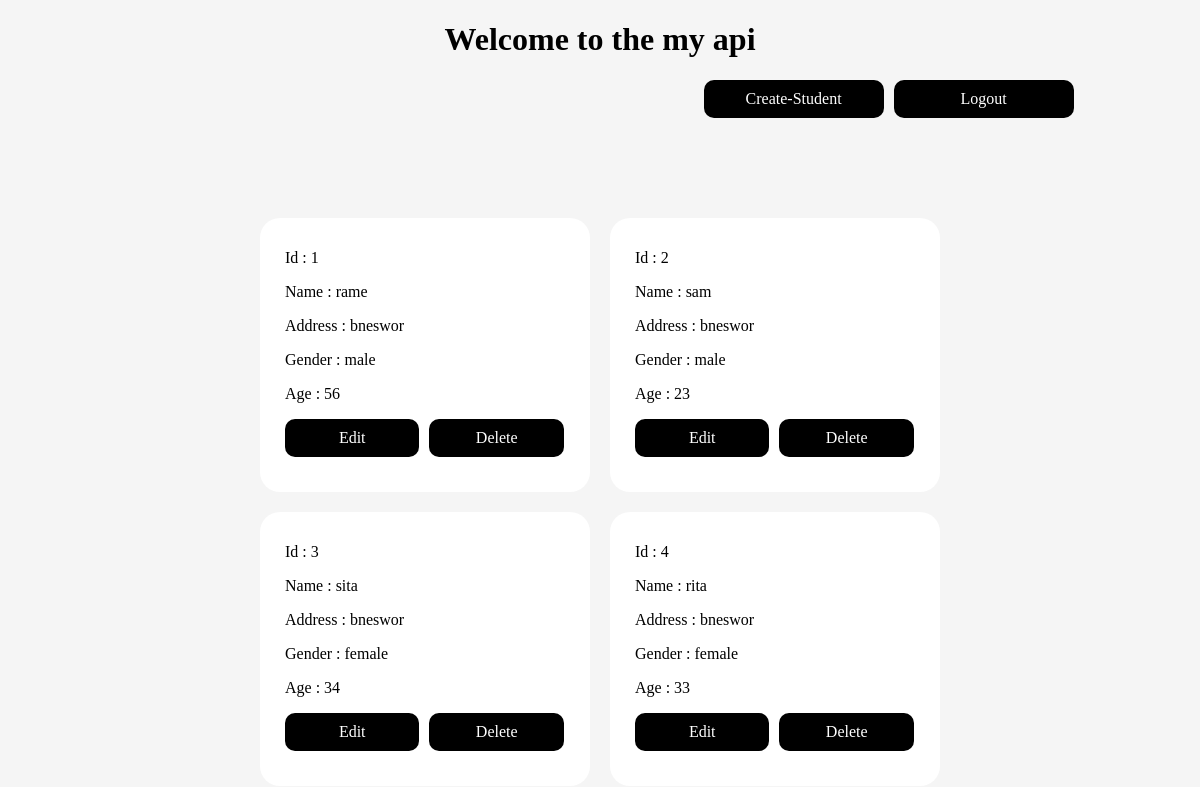
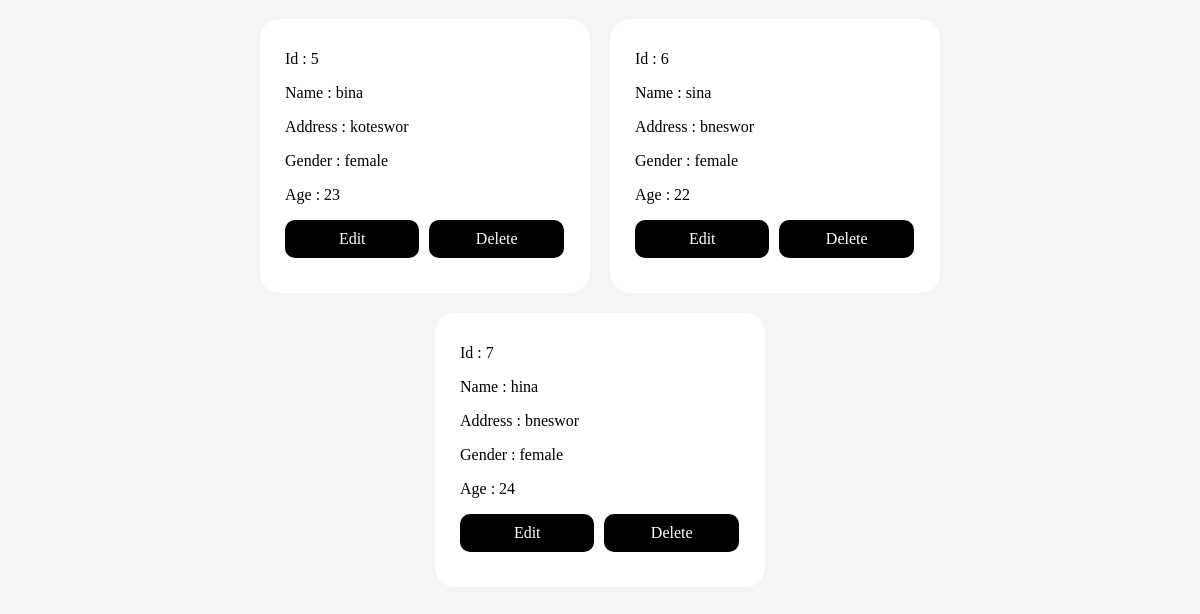
The app's page /, older data (2 pictures, top to bottom).
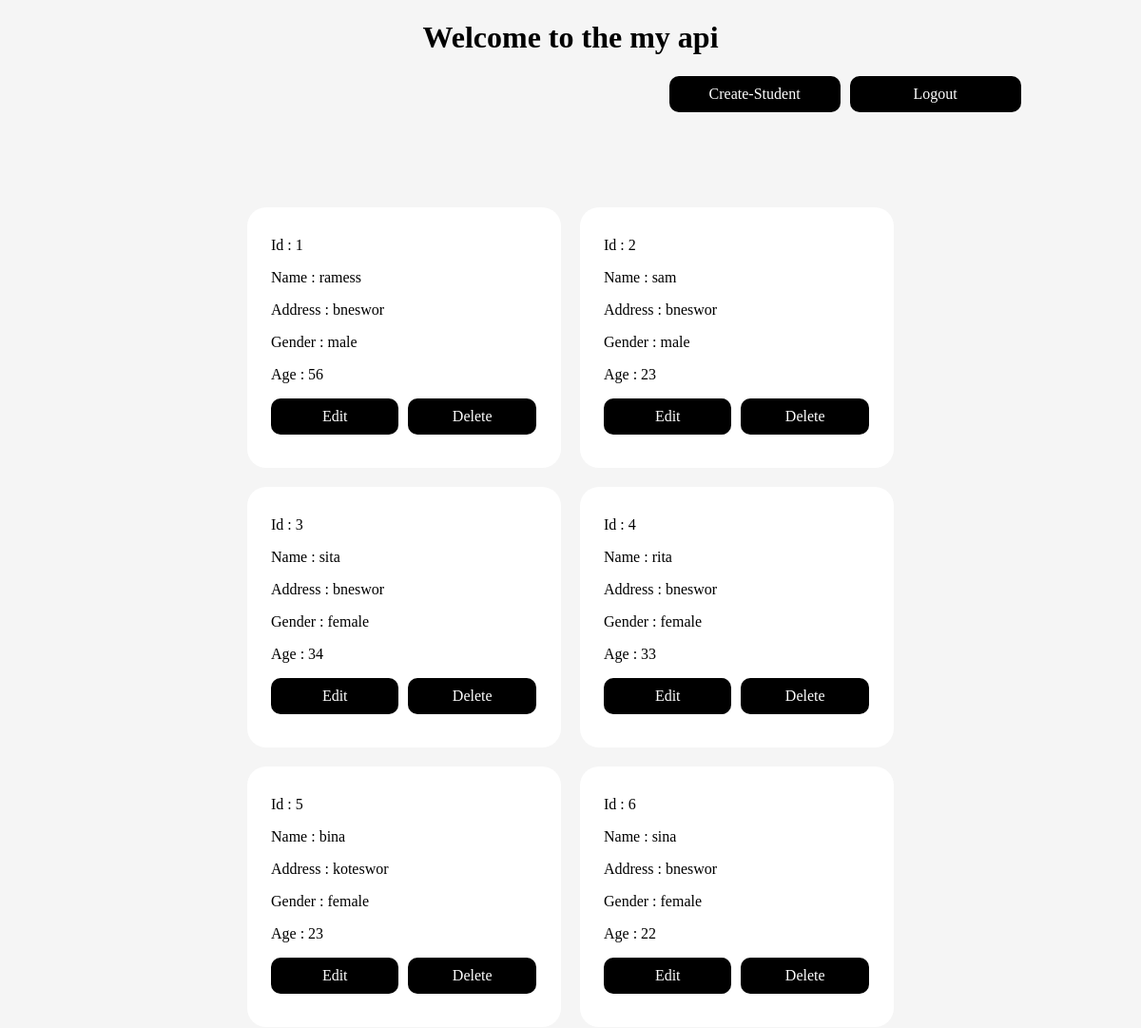
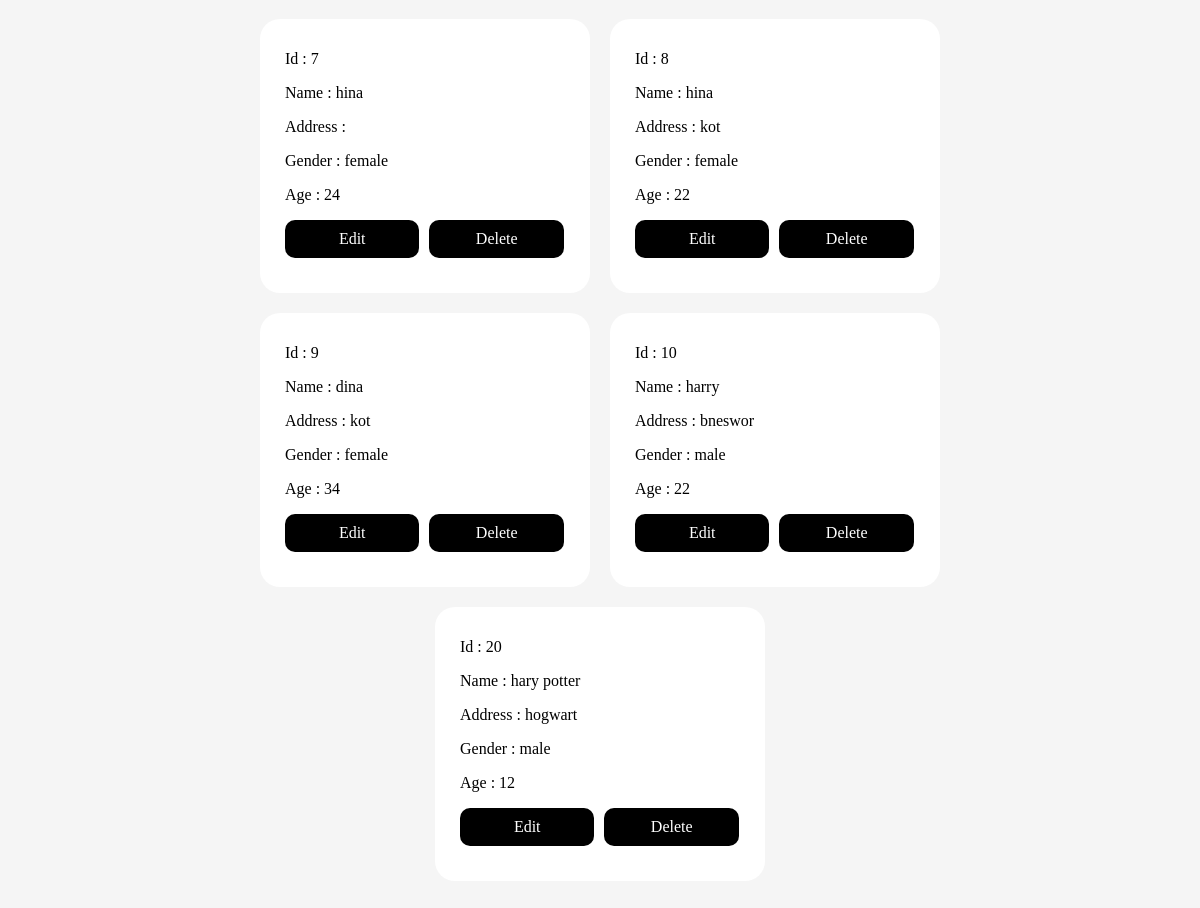
The same page, newer data (2 pictures, top to bottom).
### apps/student/models.py (models this page shows, shortened)
class Student(models.Model):
     name = models.CharField(max_length=100)
     address = models.CharField(max_length=100)
     gender = models.CharField(max_length=100)
     age = models.IntegerField()

### apps/nerd/views.py (the view)
# urls.py: path("", index, name="list-student"),
def index(request):
    student = Student.objects.all()
    return render(request, "index.html", {"students":student})

### apps/nerd/templates/index.html (shortened to what this page needs)
<!DOCTYPE html>
<html lang="en">
<head>
</head>
<body>
    <h1 align="center">Welcome to the my api</h1>
    <div class="create">
        <a href="{% url 'add-student' %}">Create-Student</a>
        <a href="{% url 'logout' %}">Logout</a>
    </div>
    <div class="container">
        {% for student in students %}
        <div class="student_info">
            <p>Id : {{ student.id }}</p>
            <p>Name : {{ student.name }}</p>
            <p>Address : {{ student.address }}</p>
            <p>Gender : {{ student.gender }}</p>
            <p>Age : {{ student.age }}</p>
            <div class="btns">
                <a href="{% url 'update-student' student.id %}">Edit</a>
                <a href="{% url 'delete-student' student.id %}">Delete</a>
            </div>
        </div>
        {% endfor %}
    </div>
</body>
</html>

### apps/nerd/templates/index.html (style rules this page uses)
body { background: whitesmoke; }
.container { max-width: 60%; margin: auto; display: flex; flex-wrap: wrap; gap: 20px; justify-content: center; margin-top: 100px; margin-bottom: 100px; }
.student_info { width: 300px; height: auto; border-radius: 20px; background: white; padding: 15px 5px 35px 25px; }
p { color: black; }
.btns { display: flex; gap: 10px; margin-top: 15px; margin-right: 21px; }
a { text-decoration: none; width: 10rem; background: black; border-radius: 10px; color: white; padding:10px; display: block; text-align: center; }
.create { display:flex; justify-content: end; width: 90%; gap:10px; }

Row changes from the older to the newer data that the page shows:
changed Student id 1: name "rame" → "ramess"
changed Student id 7: address "bneswor" → (not shown)
added Student: id "8", name "hina", address "kot", gender "female", age "22"
added Student: id "9", name "dina", address "kot", gender "female", age "34"
added Student: id "10", name "harry", address "bneswor", gender "male", age "22"
added Student: id "20", name "hary potter", address "hogwart", gender "male", age "12"
